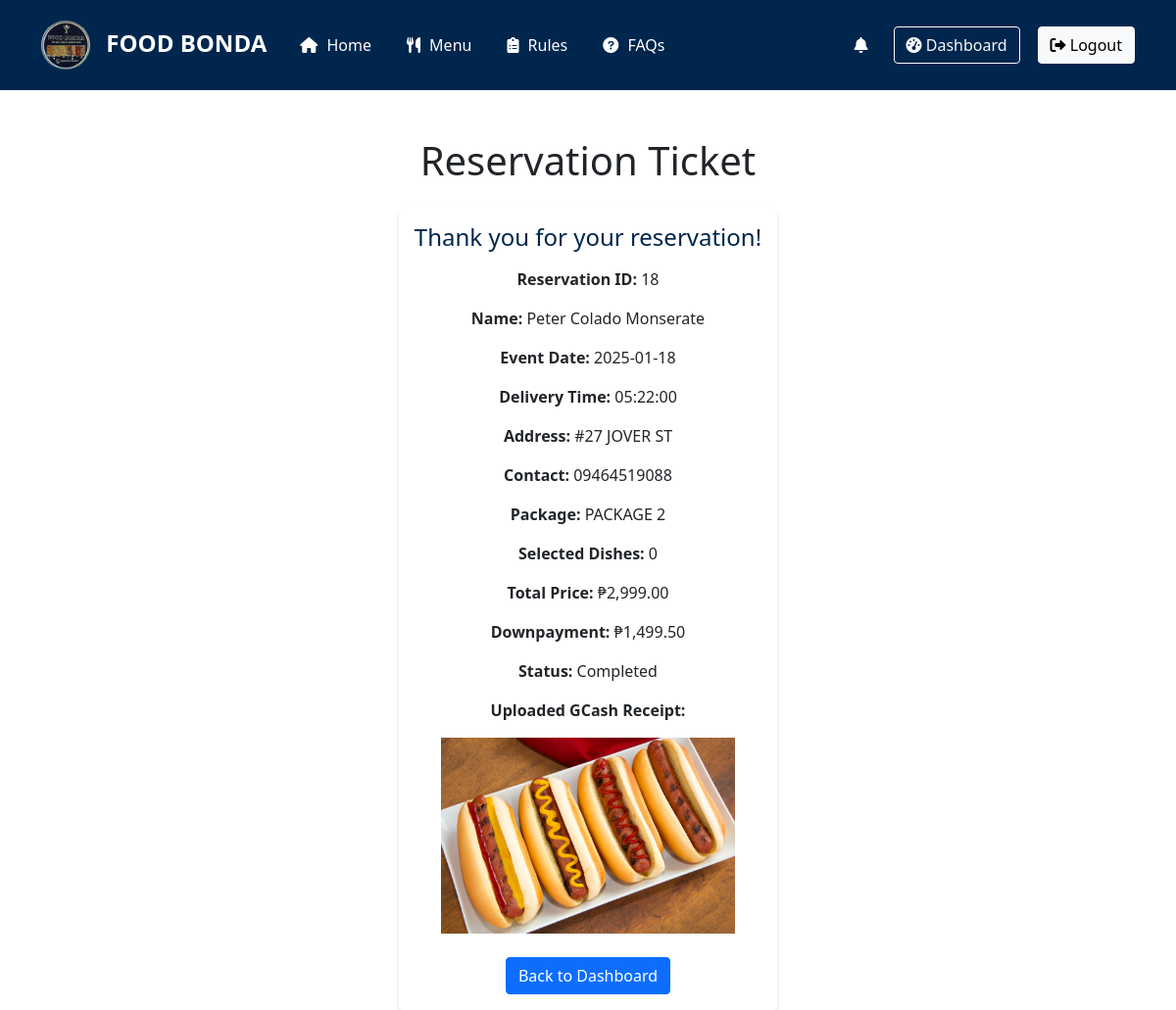
The page /ticket.php?id=18 (signed in) on the database its author committed.
### tables this page shows
CREATE TABLE IF NOT EXISTS `reservations` (
  `reservation_id` int NOT NULL AUTO_INCREMENT,
  `customer_id` int NOT NULL,
  `package_id` int DEFAULT NULL,
  `first_name` varchar(50) NOT NULL,
  `middle_name` varchar(50) DEFAULT NULL,
  `last_name` varchar(50) NOT NULL,
  `contact` varchar(11) NOT NULL,
  `email` varchar(100) NOT NULL,
  `event_date` date NOT NULL,
  `delivery_time` time NOT NULL,
  `delivery_address` text NOT NULL,
  `event_type` enum('wedding','birthday','christening','thanksgiving','fiesta') NOT NULL,
  `selected_dishes` text NOT NULL,
  `gcash_receipt_path` varchar(255) DEFAULT NULL,
  `status` enum('pending','approved','completed','cancelled') DEFAULT 'pending',
  `created_at` timestamp NULL DEFAULT CURRENT_TIMESTAMP,
  `updated_at` timestamp NOT NULL DEFAULT CURRENT_TIMESTAMP ON UPDATE CURRENT_TIMESTAMP,
  PRIMARY KEY (`reservation_id`),
  KEY `customer_id` (`customer_id`),
  KEY `package_id` (`package_id`),
  CONSTRAINT `customer_foreign` FOREIGN KEY (`customer_id`) REFERENCES `customers` (`customer_id`),
  CONSTRAINT `package_foreign` FOREIGN KEY (`package_id`) REFERENCES `packages` (`package_id`)
);

CREATE TABLE IF NOT EXISTS `packages` (
  `package_id` int NOT NULL AUTO_INCREMENT,
  `package_name` varchar(255) NOT NULL,
  `price` decimal(10,2) NOT NULL,
  `included_dishes` text NOT NULL,
  `additional_dishes_limit` int DEFAULT NULL,
  PRIMARY KEY (`package_id`)
);

### ticket.php (the view, shortened to what this page needs)
<?php
require_once 'check_auth.php';
$id = intval($_GET['id']);
$sql = 'SELECT r.*, pk.package_name, pk.price AS package_price FROM reservations r JOIN packages pk ON r.package_id = pk.package_id WHERE r.reservation_id = ? AND r.customer_id = ?';
$stmt = $conn->prepare($sql);
$stmt->bind_param('ii', $id, $_SESSION['customer_id']);
$stmt->execute();
$result = $stmt->get_result();
$reservation = $result->fetch_assoc();
$downpayment = $reservation['package_price'] / 2;
?>
<!DOCTYPE html>
<html lang="en">
<head>
    <link href="https://cdn.jsdelivr.net/npm/bootstrap@5.1.3/dist/css/bootstrap.min.css" rel="stylesheet">
    <link rel="stylesheet" href="https://cdnjs.cloudflare.com/ajax/libs/font-awesome/6.0.0/css/all.min.css">
    <link rel="stylesheet" href="main.css">
</head>
<body>
    <?php include 'navbar.php'; ?>
    <div class="container mt-5 center-content">
        <h1 class="mb-4">Reservation Ticket</h1>
        <div class="card">
            <div class="card-body">
                <h2 class="card-title">Thank you for your reservation!</h2>
                <p><strong>Reservation ID:</strong> <?php echo htmlspecialchars($reservation['reservation_id']); ?></p>
                <p><strong>Name:</strong> <?php echo htmlspecialchars($reservation['first_name'] . ' ' . $reservation['middle_name'] . ' ' . $reservation['last_name']); ?></p>
                <p><strong>Event Date:</strong> <?php echo htmlspecialchars($reservation['event_date']); ?></p>
                <p><strong>Delivery Time:</strong> <?php echo htmlspecialchars($reservation['delivery_time']); ?></p>
                <p><strong>Address:</strong> <?php echo htmlspecialchars($reservation['delivery_address']); ?></p>
                <p><strong>Contact:</strong> <?php echo htmlspecialchars($reservation['contact']); ?></p>
                <p><strong>Package:</strong> <?php echo htmlspecialchars($reservation['package_name']); ?></p>
                <p><strong>Selected Dishes:</strong> <?php echo htmlspecialchars($reservation['selected_dishes']); ?></p>
                <p><strong>Total Price:</strong> ₱<?php echo number_format($reservation['package_price'], 2); ?></p>
                <p><strong>Downpayment:</strong> ₱<?php echo number_format($downpayment, 2); ?></p>
                <p><strong>Status:</strong> <?php echo ucfirst(htmlspecialchars($reservation['status'])); ?></p>
                <?php if (!empty($reservation['gcash_receipt_path'])): ?>
                <p><strong>Uploaded GCash Receipt:</strong></p>
                <img src="<?php echo htmlspecialchars($reservation['gcash_receipt_path']); ?>" alt="GCash Receipt" style="max-width: 300px; max-height: 300px;">
                <?php else: ?>
                <p>No GCash receipt uploaded.</p>
                <?php endif; ?>
                <div class="mt-4">
                    <a href="customer_dashboard.php" class="btn btn-primary">Back to Dashboard</a>
                </div>
            </div>
        </div>
    </div>
</body>
</html>

### main.css (style rules this page uses)
:root { --dark-blue: #00264d; --light-blue: #e8f1f8; --light-gray: #f8f9fa; --accent-blue: #0066cc; }
body { min-height: 100vh; display: flex; flex-direction: column; }
.card { transition: transform 0.3s ease; border: none; box-shadow: 0 4px 6px rgba(0, 0, 0, 0.1); }
.card-title { color: var(--dark-blue); font-size: 1.5rem; margin-bottom: 1rem; }

### ticket.php (style rules this page uses)
.center-content { display: flex; justify-content: center; align-items: center; flex-direction: column; text-align: center; }

### rows shown on the page
reservations: reservation_id "18", first_name+middle_name+last_name "Peter Colado Monserate", event_date "2025-01-18", delivery_time "05:22:00", delivery_address "#27 JOVER ST", contact "09464519088", package.package_name "PACKAGE 2", selected_dishes "0", package.price "2,999.00", package.price "1,499.50", status "Completed", gcash_receipt_path (picture)
